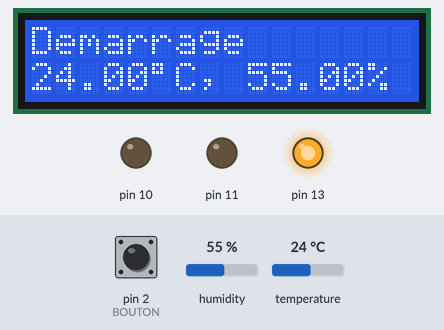
A sketch run on a simulated Arduino Uno, built with avr-gcc and run on an emulated ATmega328P. On the bench: 16×2 character LCD, output pins drawn as LEDs (lit = HIGH). The inputs (shaded band) are chosen by the test bench; at power-on: humidity 55 %, temperature 24 °C, pin 2 (BOUTON) HIGH. What the sketch prints to the serial monitor is not drawn.

Above: at 1.6 s.
1.7 s: humidity set to 22 %
At 5.2 s:
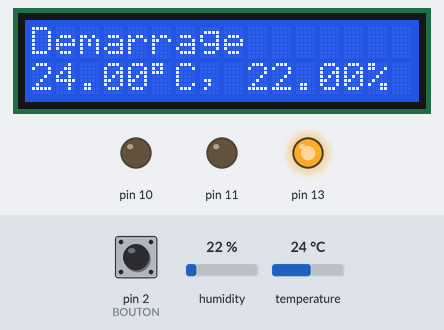
9.6 s: temperature set to 12 °C
At 11.1 s:
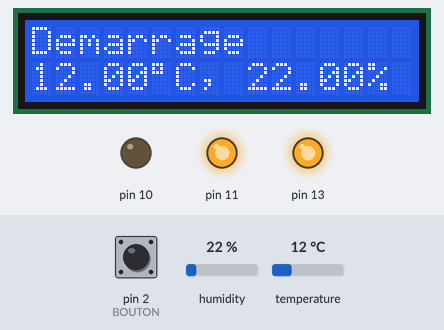
18.1 s: humidity set to 40 %
At 19.6 s:
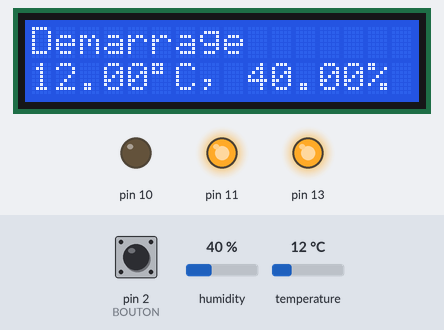
22.1 s: temperature set to 19 °C
At 23.2 s:
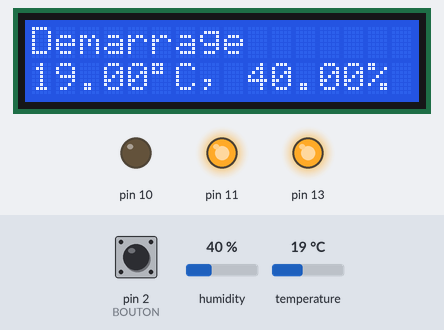
30.0 s: pin 2 (BOUTON) pulled LOW for 3 s
At 33.6 s:
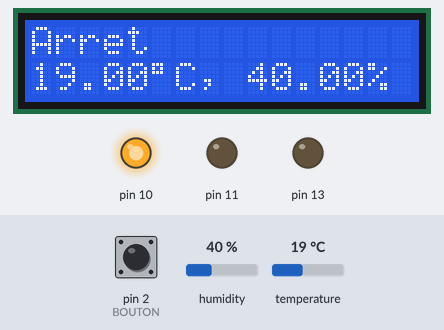
Timing chart, 0 to 35.1 s (numbered marks = the images above; inputs shaded):
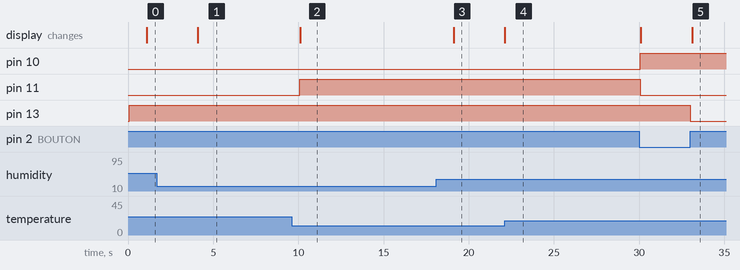

Measured:
- after the input at 1.7 s, the display: changes after 2.4 s (image 1)
- after the input at 9.6 s, the display: changes after 0.50 s (image 2)
- after the input at 18.1 s, the display: changes after 1.0 s (image 3)
- after the input at 22.1 s, the display: changes at once (image 4)
- after the input at 30.0 s, the display: first differs from a run without the input after 3.1 s (image 5)

The sketch:

poele.ino
```cpp
#include "RapportCyclic.h"
#include "Relays.h"
#include "EtatArreter.h"
#include "EtatArret.h"
#include "Ventillo.h"
#include "Bougie.h"
#include "Vis.h"
#include "EtatMarche.h"
#include "EtatDemarrage.h"
#include "IEtat.h"
#include "Wire.h"
#include "Afficheur.h"
#include "EtatManager.h"
#include "pin.h"
#include "Enum.h"

DHT* dht = new DHT(DHT_INPUT, DHT11);
Afficheur* display = new Afficheur(dht);

Vis* vis = new Vis(VIS);
Bougie* bougie = new Bougie(BOUGIE);
Ventillo* ventillo = new Ventillo(VENTIL);
Relays* relays = new Relays(vis, bougie, ventillo);

EtatManager* etatManager = new EtatManager(relays, display);

void setup()
{
    Serial.begin(2000000);

    vis->setup();
    bougie->setup();
    ventillo->setup();

    pinMode(BOUTON, INPUT_PULLUP);

    attachInterrupt(digitalPinToInterrupt(BOUTON), marcheArretClick, RISING);

    display->setup(millis());
}

void loop()
{
    auto ms = millis();
    etatManager->loop(ms);
}

void marcheArretClick()
{
    etatManager->marcheArretClick(millis());
}
```

Afficheur.h
```cpp
#ifndef AFFICHEUR
#define AFFICHEUR

#include <Arduino.h>
#include "DHT.h"
#include <LiquidCrystal.h>
#include "Enum.h"

/*
Gestion de l'affichage sur l'écran critaux liquide
*/
class Afficheur
{
private:
  // initialize the library with the numbers of the interface pins
  LiquidCrystal *lcd;
  unsigned long debutMarche;
  unsigned long lastDisplay = 0;
  EtatEnum lastEtat = ARRETER;
  DHT *dht;

  // afficher l'état
  void printStatus(EtatEnum etat, unsigned long ms)
  {
      if (lastEtat != etat) {
          lastEtat = etat;
          lcd->clear();
      }

      lcd->setCursor(0, 0);
      lcd->print(EtatString.getEtat(etat));


      switch (etat)
      {
      case MARCHE:
          lcd->print(" ");
          displayTime(ms);
          break;
      case DEMARRAGE:
      case ARRET:
      case ARRETER:
          break;
      default:
          lcd->print("ERROR");
      }
  }
  //afficher le temps depuis le démarrage
  void displayTime(unsigned long ms)
  {
      auto milliseconds = ms - this->debutMarche;
      auto seconds = milliseconds / 1000;
      milliseconds %= 1000;

      auto minutes = seconds / 60;
      seconds %= 60;

      auto hours = minutes / 60;
      minutes %= 60;

      char* time = "00:00:00";
      sprintf(time, "%02d:%02d:%02d", hours, minutes, seconds);

      lcd->print(time);
  }
  // afficher la temperature
  void printTemp()
  {

      float t = dht->readTemperature();
      float h = dht->readHumidity();
      lcd->setCursor(0, 1);
      lcd->print(t);
      lcd->print((char)223);// afficher le °
      lcd->print("C, ");
      lcd->print(h);
      lcd->print("%");
  }

public:
  Afficheur(DHT* dht)
  {
      // A faire: mettre les pins en contantes dans le fichier pin.h
      lcd = new LiquidCrystal(9, 8, 7, 6, 5, 4);
      this->dht = dht;

      lcd->begin(16, 2);
      lcd->setCursor(0, 0);
      lcd->print("Initialisation");
  }
  void setup(unsigned long debutMarche)
  {
      this->debutMarche = debutMarche;

      dht->begin();
  }
  void loop(EtatEnum etat, unsigned long ms)
  {
      // limiter la mise a jour de l'affichage (une fois par seconde)
      if ((ms - lastDisplay) > 1000) {
          lastDisplay = ms;
          printStatus(etat, ms);
          printTemp();
      }
  }
};

#endif
```

Bougie.h
```cpp
// Bougie.h

#ifndef _BOUGIE_h
#define _BOUGIE_h

#if defined(ARDUINO) && ARDUINO >= 100
#include "arduino.h"
#else
#include "WProgram.h"
#endif

/*
	Gestion de la bougie
*/
class Bougie
{
private:
	int pin;
	// si la bougie est allumé
	boolean isOn = false;

public:
	// Constructeur
	Bougie(int pin)
	{
		this->pin = pin;
	}

	// appeler dans le setup
	void setup()
	{
		pinMode(this->pin, OUTPUT);
	}

	//allumer la bougie
	void on()
	{
		if (!isOn) {
			this->isOn = true;
			Serial.println("bougie turn on");
			digitalWrite(this->pin, HIGH);
		}
	}

	// éteindre la bougie
	void off()
	{
		if (isOn) {
			this->isOn = false;
			Serial.println("bougie turn off");
			digitalWrite(this->pin, LOW);
		}
	}

};


#endif
```

Enum.h
```cpp
#ifndef ENUM
#define ENUM

/*
liste tous les état possibles
*/

enum numerals_t : char {
    Zero,
    One,
    Two,
    Three
};
enum EtatEnum
{
    //Démarrage
    DEMARRAGE,
    //Marche
    MARCHE,
    //Arret en cours
    ARRET,
    //arreter
    ARRETER,
    // A faire: gestion des erreur. Si probleme d'allumage ou manque de granulés pendant la marche etc...
    ERREUR
};

/*
    corespondances des états pour l'affichage
*/
struct {
private:
    String etats[4] = { "Demarrage","Marche","Arret","Arreter" };
public:
    String getEtat(int etat) {
        return etats[etat];
    }
} EtatString;


#endif
```

EtatArret.h
```cpp
// EtatArret.h

#ifndef _ETATARRET_h
#define _ETATARRET_h

#if defined(ARDUINO) && ARDUINO >= 100
	#include "arduino.h"
#else
	#include "WProgram.h"
#endif
#include "IEtat.h"
#include "EtatArreter.h"

/*
	Definition de l'état Arret
*/
class EtatArret : public IEtat
{
	const int DELAI_ARRET = 5 * 60000; //5 mins
	IEtat* etatArreter;
public:
	EtatArret(IEtat* etatArreter, Relays* relays)
	{
		this->etatArreter = etatArreter;
		this->relays = relays;
	}
	void setup()
	{
	}
	IEtat* loop(unsigned long millis)
	{
		unsigned long delta = millis - this->enterMillis;

		if (delta > DELAI_ARRET)
		{
			return this->etatArreter;
		}
		return NULL;
	}
	EtatEnum getEtat()
	{
		return ARRET;
	}
	void onLeave(unsigned long millis)
	{
		this->relays->ventillo->off();
	}
};


#endif
```

EtatArreter.h
```cpp
// EtatArreter.h

#ifndef _ETATARRETER_h
#define _ETATARRETER_h

#if defined(ARDUINO) && ARDUINO >= 100
	#include "arduino.h"
#else
	#include "WProgram.h"
#endif
#include "IEtat.h"
#include "EtatDemarrage.h"


/*
	Definition de l'état Arreter
*/
class EtatArreter :public IEtat
{
private:
	IEtat* etatDemarrage;

public:
	EtatArreter(Relays* relays)
	{
		this->relays = relays;
	}

	void setup()
	{
	}

	IEtat* loop(unsigned long millis)
	{
		return NULL;
	}

	EtatEnum getEtat()
	{
		return ARRETER;
	}

	IEtat* marcheArretClick(unsigned long ms)
	{
		Serial.println("EtatArreter::marcheArretClick()");
		return this->etatDemarrage;
	}

	void setEtatDemarrage(IEtat* etatDemarrage)
	{
		this->etatDemarrage = etatDemarrage;
	}
};

#endif
```

EtatDemarrage.h
```cpp
// EtatDemarrage.h

#ifndef _ETATDEMARRAGE_h
#define _ETATDEMARRAGE_h

#if defined(ARDUINO) && ARDUINO >= 100
    #include "arduino.h"
#else
    #include "WProgram.h"
#endif


#include "Enum.h"
#include "IEtat.h"
#include "Vis.h"
#include "Bougie.h"
#include "Ventillo.h"
#include <Arduino.h>
#include "EtatMarche.h"

/*
    Definition de l'état Demarrage
*/
class EtatDemarrage : public IEtat
{
    const int DELAI_ALLIMENTATION_PELLET = 10000;
    const int DELAI_CHAUFFE_BOUGIE = 20000;

    IEtat* etatMarche;
public:
    EtatDemarrage(Relays* relays, IEtat* etatMarche)
    {
        this->relays = relays;
        this->etatMarche = etatMarche;
    }
    EtatEnum getEtat() { return DEMARRAGE; }
    void setup()
    {
    }
    IEtat* loop(unsigned long millis)
    {
        unsigned long delta = millis - enterMillis;

        if (delta < DELAI_ALLIMENTATION_PELLET)
        {
            // alimentation des granulés entre 0 et 10000ms
            this->relays->bougie->off();
            this->relays->vis->on();
            this->relays->ventillo->off();
        }
        else if (delta > DELAI_ALLIMENTATION_PELLET && delta < DELAI_ALLIMENTATION_PELLET + DELAI_CHAUFFE_BOUGIE)
        {
            // chauffe de la bougie, entre 10000ms et 30000ms
            this->relays->bougie->on();
        }
        else if (delta > DELAI_ALLIMENTATION_PELLET + DELAI_CHAUFFE_BOUGIE)
        {
            // fin du cicle de démarrage après 20000ms.
            // on considere que le poele est allumé, qu'il n'y a pas eu de probleme d'allumage.
            // a faire: - ajouter une sonde de température de sortie de fumée pour mesurer s'il y a une flame
            //          - lire la sonde, si la température est supérieur a X degrés, on return etatMarche

            // if(temp > 100°C))
            // {
            //
            //     this->relays->bougie->off();
            //     this->relays->ventillo->on();
            //     return etatMarche;
            // }

            this->relays->bougie->off();
            this->relays->ventillo->on();

            return etatMarche;
        }


        // if(temp > 80°){
        // this->relays->ventillo->on();
        // }

        return NULL;
    }
    void onEnter(unsigned long millis)
    {
        this->relays->vis->setRapport(1);
    }

};

#endif
```

EtatManager.h
```cpp
#ifndef ETAT
#define ETAT
#include <Arduino.h>
#include "Enum.h"

#include "IEtat.h"
#include "EtatDemarrage.h"
#include "EtatMarche.h"
#include "EtatArret.h"
#include "EtatArreter.h"
#include "Vis.h"
#include "Bougie.h"
#include "Ventillo.h"
#include "Afficheur.h"

/*
    Gestion de passage d'un état a un autre
*/
class EtatManager
{
private:
    IEtat* etatCourant;
    IEtat* etatDemarrage;
    IEtat* etatMarche;
    IEtat* etatArret;
    IEtat* etatArreter;
    Afficheur* display;
    Relays* relays;

    // affichage du changement d'état
    void printChangeEtat(IEtat* next, unsigned long ms)
    {
        Serial.print("Changement etat: ");
        Serial.print(next->getEtat());
        Serial.print(", ");
        Serial.print(ms);
        Serial.println("ms");
    }

    // éxecuter au changement d'état
    void changeEtat(IEtat* next, unsigned long ms)
    {
        printChangeEtat(next, ms);
        etatCourant->leave(ms);
        next->enter(ms);
        etatCourant = next;
    }

public:
    EtatManager(Relays* relays, Afficheur* display)
    {
        this->relays = relays;
        this->etatArreter = new EtatArreter(relays);
        this->etatArret = new  EtatArret(this->etatArreter, relays);
        this->etatMarche = new EtatMarche(this->etatArret, relays);
        this->etatDemarrage = new EtatDemarrage(relays, this->etatMarche);
        EtatArreter* a = (EtatArreter*)this->etatArreter;
        a->setEtatDemarrage(this->etatDemarrage);

        this->display = display;


        this->etatCourant = this->etatDemarrage;
        this->etatCourant->enter(0);
    }
    // action éxécuter a l'appui du bouton marche/arret
    void marcheArretClick(unsigned long ms)
    {
        IEtat* next = this->etatCourant->marcheArretClick(ms);
        if (next != NULL)
        {
            changeEtat(next, ms);

            if (next->getEtat() == DEMARRAGE)
            {
                this->display->setup(ms);
            }
        }
    }

    // éxecuter a chaque loop
    void loop(unsigned long ms)
    {
        auto next = etatCourant->loop(ms);
        this->relays->loop(ms);

        if (next != NULL)
        {
            changeEtat(next, ms);
        }
        this->display->loop(etatCourant->getEtat(), ms);
    }
};
#endif
```

EtatMarche.h
```cpp
// EtatMarche.h

#ifndef _ETATMARCHE_h
#define _ETATMARCHE_h

#if defined(ARDUINO) && ARDUINO >= 100
    #include "arduino.h"
#else
    #include "WProgram.h"
#endif

#include "Enum.h"
#include "IEtat.h"
#include <Arduino.h>
#include "EtatArret.h"

/*
    Definition de l'état Marche
*/
class EtatMarche : public IEtat
{
    IEtat* etatArret;
public:
    EtatMarche(IEtat* etatArret, Relays* relays)
    {
        this->etatArret = etatArret;
        this->relays = relays;
    }

    EtatEnum getEtat() { return MARCHE; }
    void setup()
    {
    }

    IEtat* loop(unsigned long millis)
    {
        // A faire: modifier le rapport de la vis en fonction de la temparature sortie fumée et/ou temperature exterieur et/ou puissance demander et/ou ???
        // this->relays->vis->setRapport(valeurACalculer);

        // A faire: Vérification de la présence de la flame. Si pas de flame, aller a l'état erreur
        // if(pasDeFlame){
        //     return etatErreur;
        // }


        return NULL;
    }

    IEtat* marcheArretClick(unsigned long ms)
    {
        Serial.println("EtatMarche::marcheArretClick()");
        return etatArret;
    }

    void onEnter(unsigned long millis)
    {
        this->relays->vis->setRapport(0.5);
        relays->vis->on();
        relays->ventillo->on();
    }

    void onLeave(unsigned long millis)
    {
        this->relays->vis->off();
    }
};

#endif
```

IEtat.cpp
```cpp
//
//
//

#include "IEtat.h"
```

IEtat.h
```cpp
// IEtat.h

#ifndef _IETAT_h
#define _IETAT_h

#if defined(ARDUINO) && ARDUINO >= 100
    #include "arduino.h"
#else
    #include "WProgram.h"
#endif
#include "Enum.h"
#include "Relays.h"


class IEtat
{
protected:
    // a quelle ms on est entrée dans l'état
    unsigned long enterMillis;
    // a quelle ms on est sortie de l'état
    unsigned long leaveMillis;

    Relays* relays;
public:
    // configuration de l'état. Est éxécuter une fois au démarrage de l'arduino.
    virtual void setup() = 0;

    // éxecuter a chaque loop.
    // si return NULL, on reste dans l'état en cours,
    // si return autreEtat, on change d'état
    virtual IEtat* loop(unsigned long millis) = 0;

    // l'état courant
    virtual EtatEnum getEtat() = 0;

    // action éxécuter a l'appui du bouton marche/arret.
    // si return NULL, on reste dans l'état en cours,
    // si return autreEtat, on change d'état
    virtual IEtat* marcheArretClick(unsigned long ms) {
        Serial.println("IEtat::marcheArretClick");
        return NULL;
    }

    // éxecuter a l'entrée dans l'etat. Peut etre surcharger
    virtual void onEnter(unsigned long millis) {

    }

    // éxecuter a la sortie de l'etat. Peut etre surcharger
    virtual void onLeave(unsigned long millis) {

    }

    void enter(unsigned long millis) {
        Serial.print("IEtat::enter: ");
        Serial.print(millis);
        Serial.print("ms ");
        Serial.print(", etat: ");
        Serial.println(getEtatString());

        enterMillis = millis;
        this->onEnter(millis);
    }

    void leave(unsigned long millis) {
        Serial.print("IEtat::leave: ");
        Serial.print(millis);
        Serial.print("ms");
        Serial.print(", etat: ");
        Serial.println(getEtatString());
        this->onLeave(millis);
        leaveMillis = millis;
    }
    String getEtatString() {
        return EtatString.getEtat(getEtat());
    }
};

#endif
```

RapportCyclic.h
```cpp
// RapportCyclic.h

#ifndef _RAPPORTCYCLIC_h
#define _RAPPORTCYCLIC_h

#if defined(ARDUINO) && ARDUINO >= 100
	#include "arduino.h"
#else
	#include "WProgram.h"
#endif

class RapportCyclic {
private:
	int periode;
	float rapport;
	int pin;
	unsigned long debutMillis = 0;
	bool isEnable = false;
public:
	RapportCyclic(int periode, float rapport, int pin)
	{
		this->periode = periode;
		this->rapport = rapport;
		this->pin = pin;
	}

	void setPeriode(int periode)
	{
		this->periode = periode;
	}

	void setRapport(float rapport)
	{
		this->rapport = rapport;
	}

	void setDebutMillis(unsigned long debutMillis)
	{
		this->debutMillis = debutMillis;
	}


	bool isWake(unsigned long ms)
	{
		long time_now = (ms - debutMillis) % (periode);

		return (time_now < (rapport* periode));
	}


	void loop(unsigned long ms)
	{
		if (isEnable && this->isWake(ms)) {
			digitalWrite(pin, HIGH);
		}
		else {
			digitalWrite(pin, LOW);
		}
	}

	void enable()
	{
		this->isEnable = true;
	}

	void disable()
	{
		this->isEnable = false;
	}

};

#endif
```

Relays.h
```cpp
// Relays.h

#ifndef _RELAYS_h
#define _RELAYS_h

#if defined(ARDUINO) && ARDUINO >= 100
	#include "arduino.h"
#else
	#include "WProgram.h"
#endif
#include "Vis.h"
#include "Bougie.h"
#include "Ventillo.h"

/*
	regroupe les relays/sorties
*/
class Relays {

public:
	Relays(Vis* vis, Bougie* bougie, Ventillo* ventillo)
	{
		this->vis = vis;
		this->bougie = bougie;
		this->ventillo = ventillo;
	}


	Vis* vis;
	Bougie* bougie;
	Ventillo* ventillo;

	void loop(unsigned long ms) {
		vis->loop(ms);
	}
};


#endif
```

Ventillo.h
```cpp
// Ventillo.h

#ifndef _VENTILLO_h
#define _VENTILLO_h

#if defined(ARDUINO) && ARDUINO >= 100
	#include "arduino.h"
#else
	#include "WProgram.h"
#endif

/*
	Gestion du ventillateur
*/
class Ventillo
{
protected:
	int pin;
	boolean isOn = false;

public:
	Ventillo(int pin)
	{
		this->pin = pin;
	}

	void setup()
	{
		pinMode(this->pin, OUTPUT);
	}

	void on()
	{
		if (!isOn) {
			this->isOn = true;
			Serial.println("ventillo turn on");
			digitalWrite(this->pin, HIGH);
		}
	}

	void off()
	{
		if (isOn) {
			this->isOn = false;
			Serial.println("ventillo turn off");
			digitalWrite(this->pin, LOW);
		}
	}
};

#endif
```

Vis.h
```cpp
// Vis.h

#ifndef _VIS_h
#define _VIS_h

#if defined(ARDUINO) && ARDUINO >= 100
	#include "arduino.h"
#else
	#include "WProgram.h"
#endif
#include "RapportCyclic.h"

/*
	Gestion de la Vis
*/
class Vis
{
 private:
	 int pin;
	 boolean isOn = false;
	 RapportCyclic* rapportCyclic;


	 const int PERIODE_VIS = 6000;

 public:
	Vis(int pin)
	{
		this->pin = pin;
	}

	void setup()
	{
		pinMode(this->pin, OUTPUT); // bleu
		rapportCyclic = new RapportCyclic(PERIODE_VIS, 1.0, this->pin);
	}

	void on()
	{
		if (!isOn) {
			this->isOn = true;
			Serial.println("vis turn on");
			rapportCyclic->enable();
		}
	}

	void off()
	{
		if (isOn) {
			this->isOn = false;
			Serial.println("vis turn off");
			rapportCyclic->disable();
		}
	}

	void loop(unsigned long ms)
	{
		rapportCyclic->loop(ms);
	}

	void setRapport(float rapport)
	{
		rapportCyclic->setRapport(rapport);
	}

};

#endif
```

pin.h
```cpp
#ifndef PIN
#define PIN


const int VIS = 13;    // bleu
const int VENTIL = 10; // rouge
const int BOUGIE = 11; // vert

// const int FLAME_INPUT = 0;
const int BOUTON = 2;
const int DHT_INPUT = 3;

#endif
```
